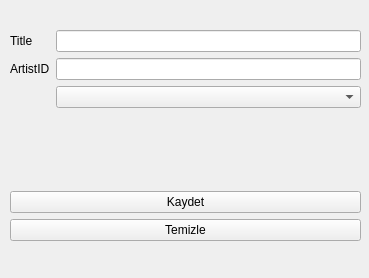
<?xml version="1.0" encoding="UTF-8"?>
<ui version="4.0">
 <class>Form</class>
 <widget class="QWidget" name="Form">
  <property name="geometry">
   <rect>
    <x>0</x>
    <y>0</y>
    <width>369</width>
    <height>278</height>
   </rect>
  </property>
  <property name="windowTitle">
   <string>Örnek</string>
  </property>
  <widget class="QWidget" name="gridLayoutWidget">
   <property name="geometry">
    <rect>
     <x>10</x>
     <y>30</y>
     <width>351</width>
     <height>221</height>
    </rect>
   </property>
   <layout class="QGridLayout" name="gridLayout">
    <property name="sizeConstraint">
     <enum>QLayout::SetNoConstraint</enum>
    </property>
    <property name="bottomMargin">
     <number>10</number>
    </property>
    <item row="2" column="0">
     <widget class="QPushButton" name="btKayit">
      <property name="sizePolicy">
       <sizepolicy hsizetype="Minimum" vsizetype="Fixed">
        <horstretch>0</horstretch>
        <verstretch>0</verstretch>
       </sizepolicy>
      </property>
      <property name="text">
       <string>Kaydet</string>
      </property>
     </widget>
    </item>
    <item row="3" column="0">
     <widget class="QPushButton" name="btTemizle">
      <property name="text">
       <string>Temizle</string>
      </property>
     </widget>
    </item>
    <item row="1" column="0">
     <layout class="QFormLayout" name="formLayout">
      <item row="0" column="0">
       <widget class="QLabel" name="label">
        <property name="text">
         <string>Title</string>
        </property>
       </widget>
      </item>
      <item row="0" column="1">
       <widget class="QLineEdit" name="txtTitle"/>
      </item>
      <item row="1" column="0">
       <widget class="QLabel" name="label_2">
        <property name="text">
         <string>ArtistID</string>
        </property>
       </widget>
      </item>
      <item row="1" column="1">
       <widget class="QLineEdit" name="txtArtist">
        <property name="echoMode">
         <enum>QLineEdit::Password</enum>
        </property>
       </widget>
      </item>
      <item row="2" column="1">
       <widget class="QComboBox" name="cmbArtist"/>
      </item>
     </layout>
    </item>
   </layout>
  </widget>
 </widget>
 <resources/>
 <connections/>
</ui>
